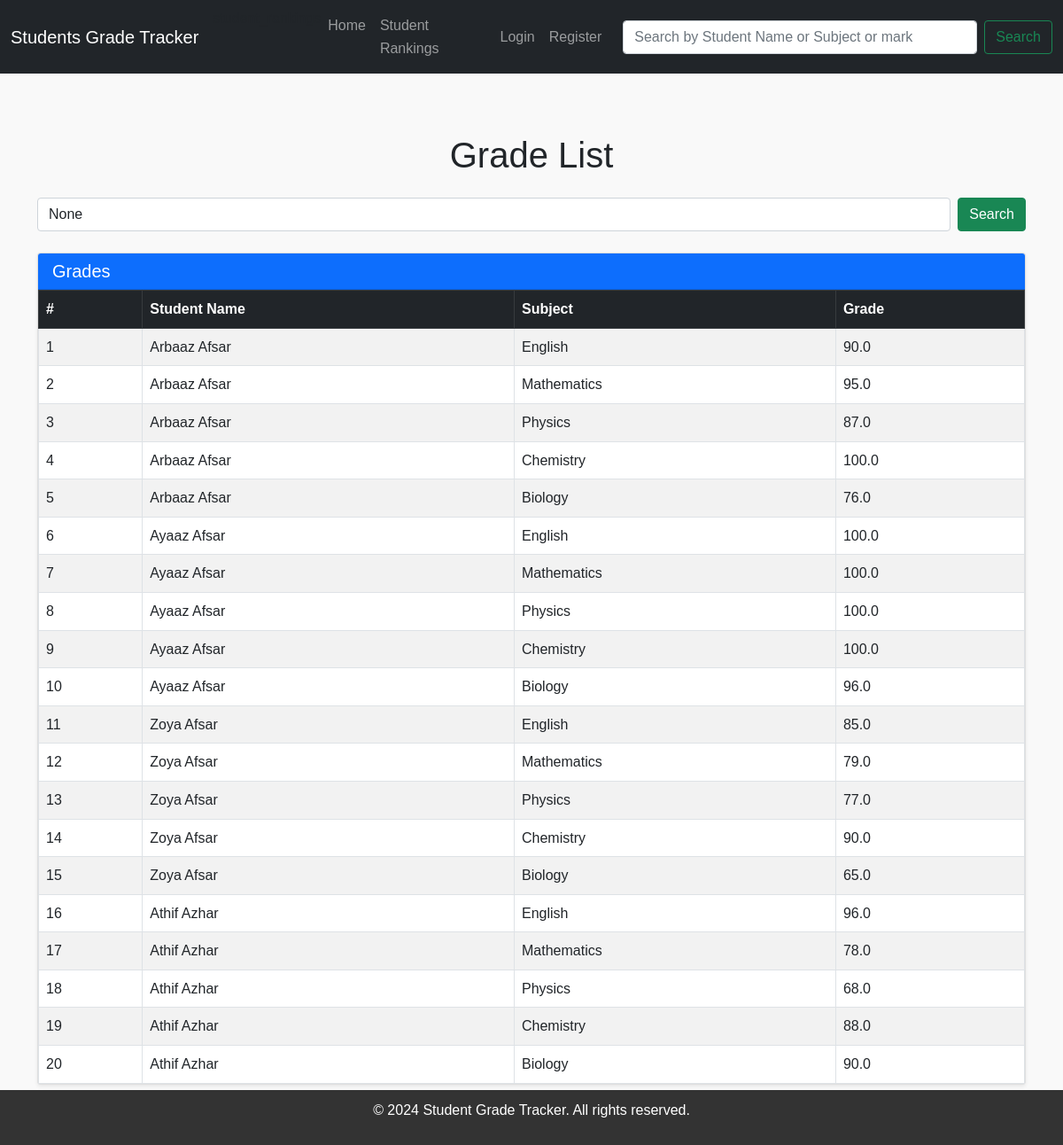
The app's page /grades/, older data.
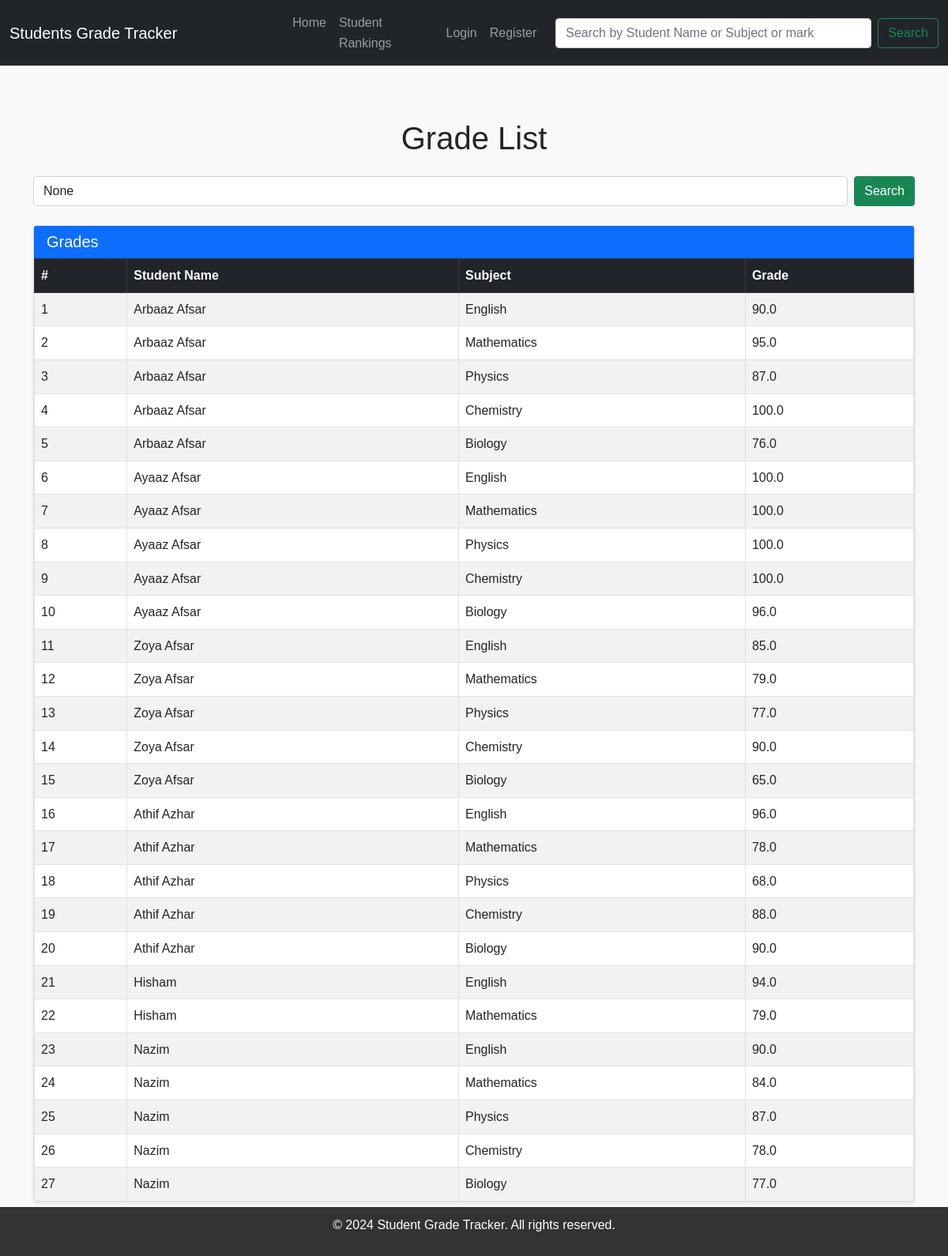
The same page, newer data.
### grades/models.py (models this page shows, shortened)
class Grade(models.Model):
    student = models.ForeignKey(Student, on_delete=models.CASCADE, related_name='grades')
    subject = models.ForeignKey(Subject, on_delete=models.CASCADE)
    grade = models.FloatField()
    class Meta:
        unique_together = ('student', 'subject')

class Student(models.Model):
    user = models.OneToOneField(User, on_delete=models.CASCADE, related_name='grades_student', blank=True,null= True)
    name = models.CharField(max_length=100)
    email = models.EmailField(unique=True)

class Subject(models.Model):
    name = models.CharField(max_length=100)

### grades/views.py (the view)
# urls.py: path('grades/', views.grade_list, name='grade_list'),
def grade_list(request):
    grades = Grade.objects.all()  # Initially fetch all grades
    form = SearchForm(request.GET)
    if form.is_valid():
        query = form.cleaned_data['query']
        print(f"Query: {query}")  # Debugging line
        if query:
            grades = grades.filter(
                Q(student__name__icontains=query) |
                Q(subject__name__icontains=query) |
                Q(grade__icontains=query)
            )
    print(grades.query)  # Print the SQL query to debug
    return render(request, 'grade_list.html', {'grades': grades, 'form': form})

### grades/forms.py
class SearchForm(forms.Form):
    query = forms.CharField(label='Search', max_length=100, required=False)

### grades/templates/grade_list.html (shortened to what this page needs)
{% extends 'base.html' %}
{% block content %}
<main class="container my-5">
    <div class="row">
        <div class="col-md-12">
            <h1 class="text-center mb-4">Grade List</h1>
            <form class="d-flex mb-4" method="GET" action="{% url 'grade_list' %}">
                <input
                    class="form-control me-2"
                    type="search"
                    name="query"
                    placeholder="Search by Student Name, Subject, or Grade"
                    value="{{ form.query.value }}"
                    aria-label="Search">
                <button class="btn btn-success" type="submit">Search</button>
            </form>
            <div class="card shadow-sm">
                <div class="card-header bg-primary text-white">
                    <h2 class="h5 mb-0">Grades</h2>
                </div>
                <div class="card-body p-0">
                    {% if grades %}
                        <table class="table table-striped table-bordered mb-0">
                            <thead class="table-dark">
                                <tr>
                                    <th scope="col">#</th>
                                    <th scope="col">Student Name</th>
                                    <th scope="col">Subject</th>
                                    <th scope="col">Grade</th>
                                </tr>
                            </thead>
                            <tbody>
                                {% for grade in grades %}
                                <tr>
                                    <td>{{ forloop.counter }}</td>
                                    <td>{{ grade.student.name }}</td>
                                    <td>{{ grade.subject.name }}</td>
                                    <td>{{ grade.grade }}</td>
                                </tr>
                                {% endfor %}
                            </tbody>
                        </table>
                    {% else %}
                        <div class="alert alert-info text-center m-3" role="alert">
                            No grades found matching your criteria.
                        </div>
                    {% endif %}
                </div>
            </div>
        </div>
    </div>
</main>
{% endblock %}

### grades/templates/base.html (shortened to what this page needs)
<!DOCTYPE html>
{% load static %}
<html lang="en">
<head>
    <link href="https://cdn.jsdelivr.net/npm/bootstrap@5.0.2/dist/css/bootstrap.min.css" rel="stylesheet"
>
</head>
<body>
    <nav class="navbar navbar-expand-lg navbar-dark bg-dark">
        <div class="container-fluid">
            <a class="navbar-brand" href="#">Students Grade Tracker</a>
            <div class="collapse navbar-collapse" id="navbarSupportedContent">
                <ul class="navbar-nav me-auto mb-2 mb-lg-0">student_rankings
                    <li class="nav-item">
                        <a class="nav-link " aria-current="page" href="{% url 'home' %}">Home</a>
                    </li>
                    <li class="nav-item">
                        <a class="nav-link  " aria-current="page" href="{% url 'student_rankings' %}">Student Rankings</a>
                    </li>
                </ul>
                <ul class="navbar-nav ms-auto mb-2 mb-lg-0">
                    {% if user.is_authenticated %}
                        <li class="nav-item">
                            <a class="nav-link" href="{% url 'logout' %}">Logout</a>
                        </li>
                    {% else %}
                        <li class="nav-item">
                            <a class="nav-link" href="{% url 'login' %}">Login</a>
                        </li>
                        <li class="nav-item">
                            <a class="nav-link" href="{% url 'register' %}">Register</a>
                        </li>
                    {% endif %}
                </ul>
                <form class="d-flex ms-3" method="GET" action="{% url 'grade_list' %}">
                    <input class="form-control me-2" type="search" name="query" placeholder="Search by Student Name or Subject or mark" value="{{ query }}" aria-label="Search" style="width: 400px;">
                    <button class="btn btn-outline-success" type="submit">Search</button>
                </form>
            </div>
        </div>
    </nav>
    {% block content %}
    {% endblock %}
    <footer>
        <p>&copy; 2024 Student Grade Tracker. All rights reserved.</p>
    </footer>
</body>
</html>

### grades/templates/base.html (style rules this page uses)
body { font-family: Arial, sans-serif; line-height: 1.6; margin: 0; padding: 0; background-color: #f9f9f9; }
main { padding: 20px; }
footer { text-align: center; padding: 10px 20px; background-color: #333; color: #fff; position: fixed; bottom: 0; width: 100%; }

Row changes from the older to the newer data that the page shows:
added Grade: student.name "Hisham", subject.name "English", grade "94.0"
added Grade: student.name "Hisham", subject.name "Mathematics", grade "79.0"
added Grade: student.name "Nazim", subject.name "English", grade "90.0"
added Grade: student.name "Nazim", subject.name "Mathematics", grade "84.0"
added Grade: student.name "Nazim", subject.name "Physics", grade "87.0"
added Grade: student.name "Nazim", subject.name "Chemistry", grade "78.0"
added Grade: student.name "Nazim", subject.name "Biology", grade "77.0"
